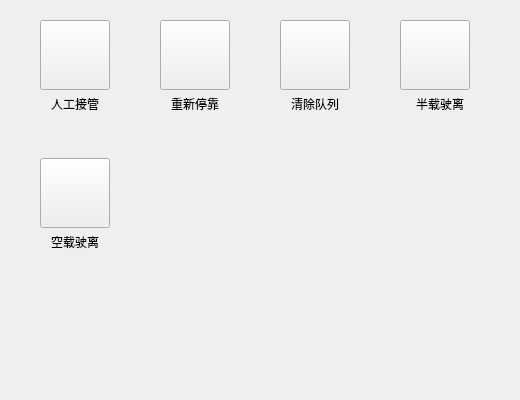
<?xml version="1.0" encoding="UTF-8"?>
<ui version="4.0">
 <class>AbnormalExcavator</class>
 <widget class="QWidget" name="AbnormalExcavator">
  <property name="geometry">
   <rect>
    <x>0</x>
    <y>0</y>
    <width>520</width>
    <height>400</height>
   </rect>
  </property>
  <property name="windowTitle">
   <string>Form</string>
  </property>
  <layout class="QGridLayout" name="gridLayout">
   <property name="leftMargin">
    <number>40</number>
   </property>
   <property name="topMargin">
    <number>20</number>
   </property>
   <property name="rightMargin">
    <number>40</number>
   </property>
   <property name="bottomMargin">
    <number>20</number>
   </property>
   <property name="horizontalSpacing">
    <number>50</number>
   </property>
   <property name="verticalSpacing">
    <number>40</number>
   </property>
   <item row="0" column="0">
    <layout class="QVBoxLayout" name="verticalLayout">
     <property name="spacing">
      <number>0</number>
     </property>
     <item>
      <widget class="QPushButton" name="abnormalManBtn">
       <property name="minimumSize">
        <size>
         <width>70</width>
         <height>70</height>
        </size>
       </property>
       <property name="maximumSize">
        <size>
         <width>70</width>
         <height>70</height>
        </size>
       </property>
       <property name="text">
        <string/>
       </property>
       <property name="checkable">
        <bool>true</bool>
       </property>
      </widget>
     </item>
     <item>
      <widget class="QLabel" name="abnormalManBtnLabel">
       <property name="minimumSize">
        <size>
         <width>70</width>
         <height>28</height>
        </size>
       </property>
       <property name="maximumSize">
        <size>
         <width>70</width>
         <height>28</height>
        </size>
       </property>
       <property name="text">
        <string>人工接管</string>
       </property>
       <property name="alignment">
        <set>Qt::AlignCenter</set>
       </property>
      </widget>
     </item>
    </layout>
   </item>
   <item row="0" column="1">
    <layout class="QVBoxLayout" name="verticalLayout_2">
     <property name="spacing">
      <number>0</number>
     </property>
     <item>
      <widget class="QPushButton" name="abnormalRestopBtn">
       <property name="minimumSize">
        <size>
         <width>70</width>
         <height>70</height>
        </size>
       </property>
       <property name="maximumSize">
        <size>
         <width>70</width>
         <height>70</height>
        </size>
       </property>
       <property name="text">
        <string/>
       </property>
       <property name="checkable">
        <bool>true</bool>
       </property>
      </widget>
     </item>
     <item>
      <widget class="QLabel" name="abnormalRestopBtnLabel">
       <property name="minimumSize">
        <size>
         <width>70</width>
         <height>28</height>
        </size>
       </property>
       <property name="maximumSize">
        <size>
         <width>70</width>
         <height>28</height>
        </size>
       </property>
       <property name="text">
        <string>重新停靠</string>
       </property>
       <property name="alignment">
        <set>Qt::AlignCenter</set>
       </property>
      </widget>
     </item>
    </layout>
   </item>
   <item row="0" column="2">
    <layout class="QVBoxLayout" name="verticalLayout_3">
     <property name="spacing">
      <number>0</number>
     </property>
     <item>
      <widget class="QPushButton" name="abnormalClearListBtn">
       <property name="minimumSize">
        <size>
         <width>70</width>
         <height>70</height>
        </size>
       </property>
       <property name="maximumSize">
        <size>
         <width>70</width>
         <height>70</height>
        </size>
       </property>
       <property name="text">
        <string/>
       </property>
       <property name="checkable">
        <bool>true</bool>
       </property>
      </widget>
     </item>
     <item>
      <widget class="QLabel" name="abnormalClearListBtnLabel">
       <property name="minimumSize">
        <size>
         <width>70</width>
         <height>28</height>
        </size>
       </property>
       <property name="maximumSize">
        <size>
         <width>70</width>
         <height>28</height>
        </size>
       </property>
       <property name="text">
        <string>清除队列</string>
       </property>
       <property name="alignment">
        <set>Qt::AlignCenter</set>
       </property>
      </widget>
     </item>
    </layout>
   </item>
   <item row="0" column="3">
    <layout class="QVBoxLayout" name="verticalLayout_4">
     <property name="spacing">
      <number>0</number>
     </property>
     <item>
      <widget class="QPushButton" name="abnormalHalfOutBtn">
       <property name="minimumSize">
        <size>
         <width>70</width>
         <height>70</height>
        </size>
       </property>
       <property name="maximumSize">
        <size>
         <width>70</width>
         <height>70</height>
        </size>
       </property>
       <property name="text">
        <string/>
       </property>
       <property name="checkable">
        <bool>true</bool>
       </property>
      </widget>
     </item>
     <item>
      <widget class="QLabel" name="abnormalHalfOutBtnLabel">
       <property name="minimumSize">
        <size>
         <width>0</width>
         <height>28</height>
        </size>
       </property>
       <property name="text">
        <string>半载驶离</string>
       </property>
       <property name="alignment">
        <set>Qt::AlignCenter</set>
       </property>
      </widget>
     </item>
    </layout>
   </item>
   <item row="1" column="0">
    <layout class="QVBoxLayout" name="verticalLayout_5">
     <property name="spacing">
      <number>0</number>
     </property>
     <item>
      <widget class="QPushButton" name="abnormalEmptyOutBtn">
       <property name="minimumSize">
        <size>
         <width>70</width>
         <height>70</height>
        </size>
       </property>
       <property name="maximumSize">
        <size>
         <width>70</width>
         <height>70</height>
        </size>
       </property>
       <property name="text">
        <string/>
       </property>
       <property name="checkable">
        <bool>true</bool>
       </property>
      </widget>
     </item>
     <item>
      <widget class="QLabel" name="abnormalEmptyOutBtnLabel">
       <property name="minimumSize">
        <size>
         <width>0</width>
         <height>28</height>
        </size>
       </property>
       <property name="text">
        <string>空载驶离</string>
       </property>
       <property name="alignment">
        <set>Qt::AlignCenter</set>
       </property>
      </widget>
     </item>
    </layout>
   </item>
   <item row="2" column="0">
    <spacer name="verticalSpacer">
     <property name="orientation">
      <enum>Qt::Vertical</enum>
     </property>
     <property name="sizeHint" stdset="0">
      <size>
       <width>20</width>
       <height>217</height>
      </size>
     </property>
    </spacer>
   </item>
  </layout>
 </widget>
 <resources/>
 <connections/>
</ui>
